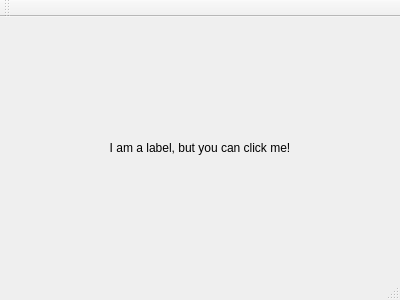
<?xml version="1.0" encoding="UTF-8"?>
<ui version="4.0">
 <class>MainWindow</class>
 <widget class="QMainWindow" name="MainWindow">
  <property name="geometry">
   <rect>
    <x>0</x>
    <y>0</y>
    <width>400</width>
    <height>300</height>
   </rect>
  </property>
  <property name="windowTitle">
   <string>MainWindow</string>
  </property>
  <widget class="QWidget" name="centralWidget">
   <layout class="QGridLayout" name="gridLayout">
    <item row="0" column="0">
     <widget class="QLabel" name="label">
      <property name="text">
       <string>I am a label, but you can click me!</string>
      </property>
      <property name="alignment">
       <set>Qt::AlignCenter</set>
      </property>
     </widget>
    </item>
   </layout>
  </widget>
  <widget class="QMenuBar" name="menuBar">
   <property name="geometry">
    <rect>
     <x>0</x>
     <y>0</y>
     <width>400</width>
     <height>21</height>
    </rect>
   </property>
  </widget>
  <widget class="QToolBar" name="mainToolBar">
   <attribute name="toolBarArea">
    <enum>TopToolBarArea</enum>
   </attribute>
   <attribute name="toolBarBreak">
    <bool>false</bool>
   </attribute>
  </widget>
  <widget class="QStatusBar" name="statusBar"/>
 </widget>
 <layoutdefault spacing="6" margin="11"/>
 <resources/>
 <connections/>
</ui>
